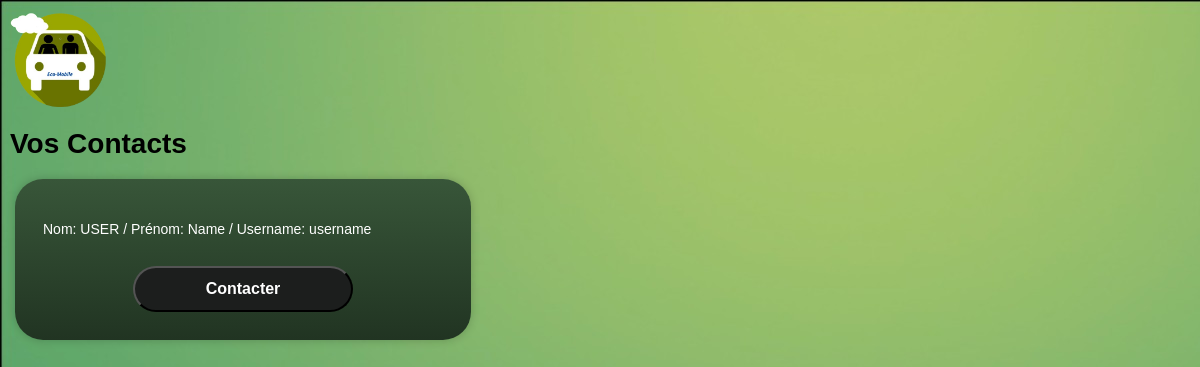
/contacts, run on an earlier commit of the app's database.
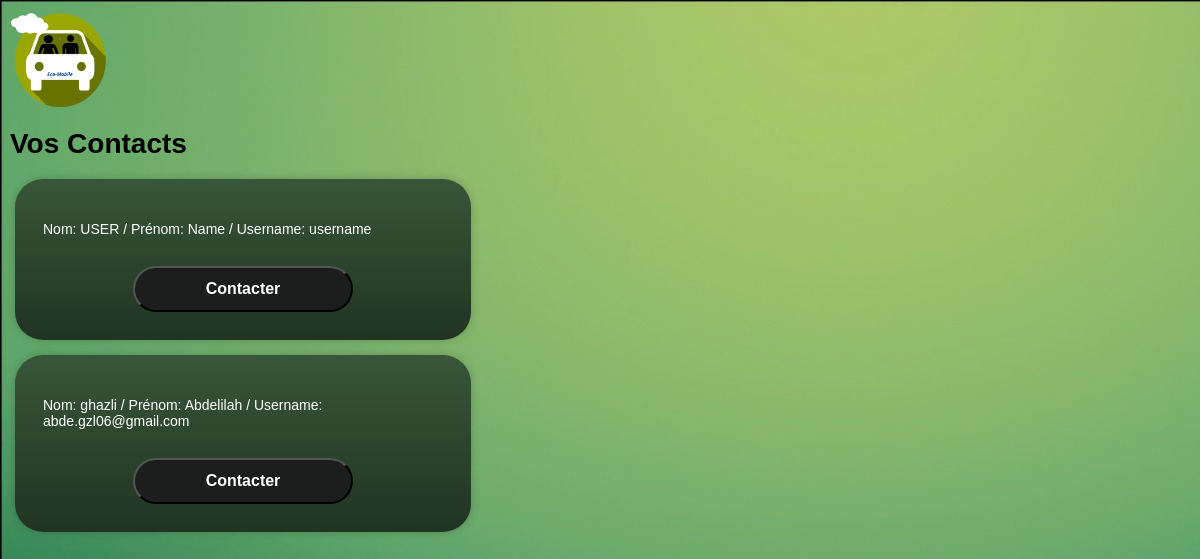
And on a later commit of the database.
### tables this page shows
CREATE TABLE identifiants (
	id INTEGER PRIMARY KEY AUTOINCREMENT,
	nom VARCHAR(100),
	prenom VARCHAR(100),
	numero VARCHAR(10),
	zone INTEGER,
	username VARCHAR(255), -- Longueur maximale standard pour une adresse e-mail
	password VARCHAR(255), -- Longueur maximale pour le mot de passe
	creation_date TIMESTAMP DEFAULT CURRENT_TIMESTAMP,
	last_login TIMESTAMP,
	status BOOLEAN DEFAULT 0, -- TRUE pour activé, FALSE pour désactivé
	is_admin BOOLEAN DEFAULT 0, -- TRUE pour administrateur, FALSE pour utilisateur standard
		   
	FOREIGN KEY(zone) REFERENCES zone(id)
);

### main.py (the view)
@app.route('/contacts')
def contacts():
	db, cursor = connect_db()
	cursor.execute("SELECT nom, prenom, username FROM identifiants;")
	contacts = cursor.fetchall()
	return render_template('contacts.html', contacts=contacts)

### main.py (called while the page is built)
def connect_db(name='db.sqlite'):
	connection = sqlite3.connect(name)
	return connection, connection.cursor()

### templates/contacts.html (shortened to what this page needs)
<!DOCTYPE html>
<html lang="fr">
<head>
	<link rel="stylesheet" href="/static/style.css">
</head>
<body>
    <a href= "/"><img src="/static/Images/logo.png" class="logo" alt="Logo" /></a>
    <h1 class="main-title">Vos Contacts</h1>
    {% for contact in contacts %}
        <form action="/chat" method="get" class="formContacts">
                <p>Nom: {{ contact[0] }} / Prénom: {{ contact[1] }} / Username: {{ contact[2] }}</p>
                <center><button type="submit">Contacter</button></center>
        </form>
    {% endfor %}
</body>
</html>

### static/style.css (style rules this page uses)
body { padding: 10px; margin: 0 auto; font-family: Arial, Helvetica, sans-serif; font-size: 14px; color: black; background-color: #388a59; background-image: url("/static/Images/background.jpg"); }
.logo { height: 100px; width: 100px; }
button[type="submit"] { width: 100%; padding: 12px; border-radius: 20px; background-color: #1c1e1d; color: white; font-size: 16px; font-weight: bold; cursor: pointer; transition: background-color 0.3s ease; border-radius: 35em; width: 220px; margin-top: 15px; }
h1 { margin-top:15px; }
a { color:#e7e7e7 }
.formContacts { color: #FFFFFF; margin: 5px; width: 400px; padding: 2em; border-radius: 2em; background: linear-gradient(rgb(56, 86, 57), rgb(33, 52, 34)); box-shadow: 0 0 10px rgba(0, 0, 0, 0.2); margin-top: 15px; }

What changed in the data, as far as the page shows it:
added identifiants: nom "ghazli", prenom "Abdelilah", username "abde.gzl06@gmail.com"
